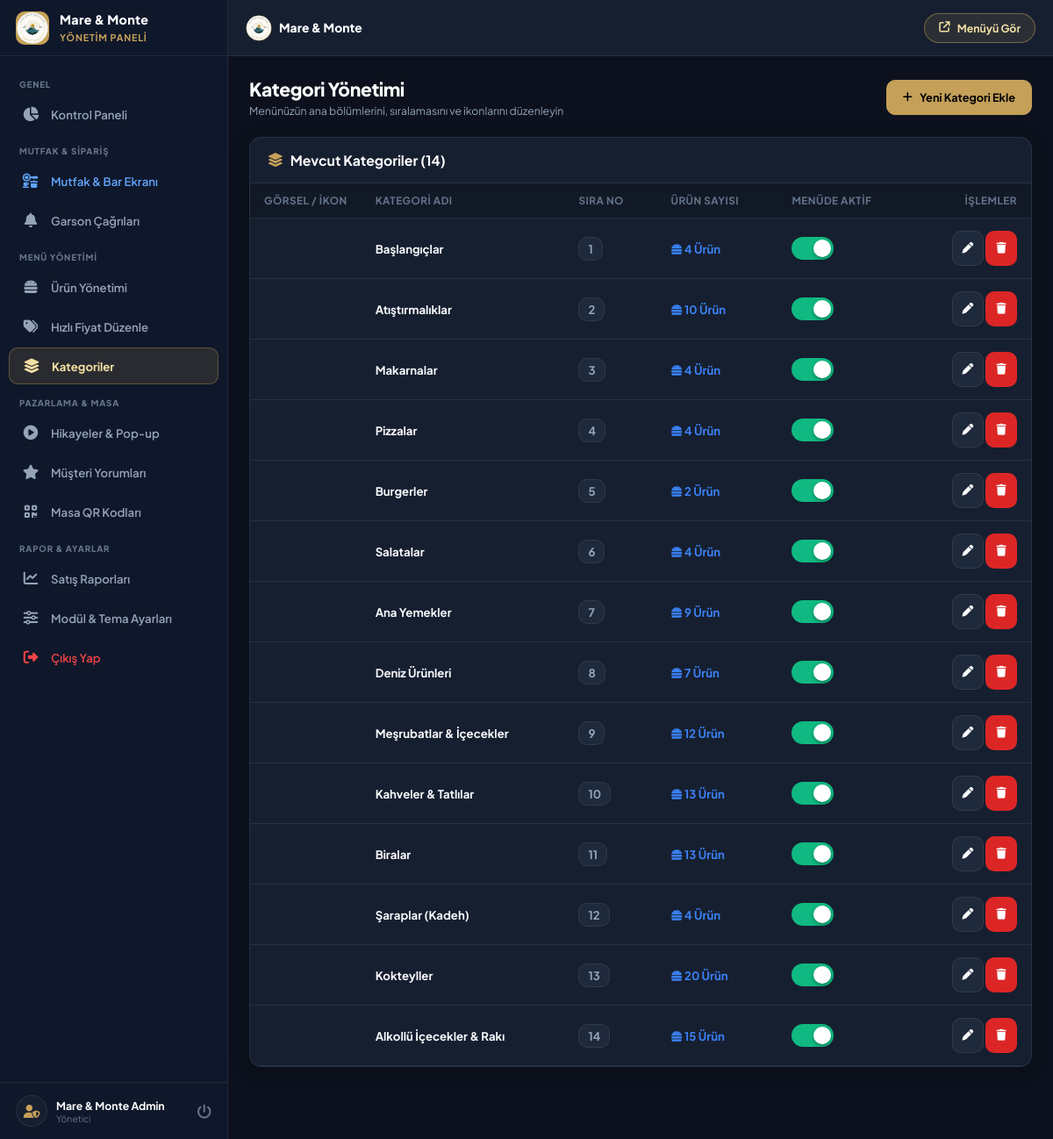
The app's page /admin/categories.php (signed in) with its own data.
### tables this page shows
CREATE TABLE categories (
        id INTEGER PRIMARY KEY AUTOINCREMENT,
        name VARCHAR(150) NOT NULL,
        slug VARCHAR(150),
        icon VARCHAR(100) DEFAULT 'utensils',
        image VARCHAR(255) DEFAULT '',
        name_en VARCHAR(150) DEFAULT '',
        name_ar VARCHAR(150) DEFAULT '',
        name_ru VARCHAR(150) DEFAULT '',
        name_de VARCHAR(150) DEFAULT '',
        sort_order INT DEFAULT 0,
        is_active INT DEFAULT 1,
        created_at DATETIME DEFAULT CURRENT_TIMESTAMP
    );

### admin/categories.php (the view, shortened to what this page needs)
<?php
require_once __DIR__ . '/header.php';
$stmt = $pdo->query("SELECT c.*, COUNT(p.id) as product_count FROM categories c LEFT JOIN products p ON c.id = p.category_id GROUP BY c.id ORDER BY c.sort_order ASC, c.id ASC");
$categories = $stmt->fetchAll();
?>
<div class="page-header">
    <div class="page-title">
        <h1>Kategori Yönetimi</h1>
        <p>Menünüzün ana bölümlerini, sıralamasını ve ikonlarını düzenleyin</p>
    </div>
    <button type="button" class="btn btn-primary" onclick="openCategoryModal()">
        <i class="fas fa-plus"></i> Yeni Kategori Ekle
    </button>
</div>
<div class="card">
    <div class="card-header">
        <h3 class="card-title"><i class="fas fa-layer-group" style="color:var(--primary);"></i> Mevcut Kategoriler (<?php echo count($categories); ?>)</h3>
    </div>
    <div class="card-body" style="padding: 0;">
        <div class="table-responsive">
            <table class="admin-table">
                <thead>
                    <tr>
                        <th style="width: 60px;">Görsel / İkon</th>
                        <th>Kategori Adı</th>
                        <th>Sıra No</th>
                        <th>Ürün Sayısı</th>
                        <th>Menüde Aktif</th>
                        <th style="text-align: right;">İşlemler</th>
                    </tr>
                </thead>
                <tbody>
                    <?php if (empty($categories)): ?>
                        <tr>
                            <td colspan="6" style="text-align: center; padding: 32px; color: var(--text-dim);">
                                Henüz kategori eklenmedi.
                            </td>
                        </tr>
                    <?php else: ?>
                        <?php foreach ($categories as $c): ?>
                            <tr id="row-category-<?php echo $c['id']; ?>">
                                <td>
                                </td>
                                <td>
                                    <strong><?php echo htmlspecialchars($c['name']); ?></strong>
                                </td>
                                <td>
                                    <span style="font-weight: 700; color: var(--text-muted); background: var(--bg-input); padding: 4px 10px; border-radius: var(--radius-sm); border: 1px solid var(--border);">
                                        <?php echo (int)$c['sort_order']; ?>
                                    </span>
                                </td>
                                <td>
                                    <a href="products.php?category=<?php echo $c['id']; ?>" style="color: var(--info); font-weight: 700; text-decoration: none;">
                                        <i class="fas fa-burger"></i> <?php echo (int)$c['product_count']; ?> Ürün
                                    </a>
                                </td>
                                <td>
                                    <label class="switch">
                                        <span class="slider"></span>
                                    </label>
                                </td>
                                <td style="text-align: right;">
                                    <button type="button" class="btn btn-secondary btn-icon" title="Düzenle" onclick='editCategory(<?php echo json_encode($c); ?>)'>
                                        <i class="fas fa-pen"></i>
                                    </button>
                                    <button type="button" class="btn btn-danger btn-icon btn-delete-item" title="Sil" data-type="category" data-id="<?php echo $c['id']; ?>" data-name="<?php echo htmlspecialchars($c['name']); ?>">
                                        <i class="fas fa-trash"></i>
                                    </button>
                                </td>
                            </tr>
                        <?php endforeach; ?>
                    <?php endif; ?>
                </tbody>
            </table>
        </div>
    </div>
</div>
<?php require_once __DIR__ . '/footer.php'; ?>

### assets/css/admin.css (style rules this page uses)
:root { --primary: #C5A059; --primary-rgb: 197, 160, 89; --primary-hover: #B38E46; --primary-light: #F3E0A5; --primary-dark: #8C6D37; --bg-dark: #090D16; --bg-sidebar: #0F172A; --bg-body: #0C111D; --bg-card: #161F30; --bg-card-hover: #1E293B; --bg-input: #1E293B; --text-main: #F8FAFC; --text-muted: #94A3B8; --text-dim: #64748B; --border: rgba(255, 255, 255, 0.08); --border-focus: rgba(197, 160, 89, 0.5); --success: #10B981; --danger: #EF4444; --warning: #F59E0B; --info: #3B82F6; --radius-xs: 6px; --radius-sm: 10px; --radius-md: 14px; --radius-lg: 20px; --radius-full: 9999px; --sidebar-width: 260px; --header-height: 64px; --bottom-nav-height: 64px; }
*, *::before, *::after { box-sizing: border-box; margin: 0; padding: 0; -webkit-tap-highlight-color: transparent; }
html { font-family: 'Plus Jakarta Sans', -apple-system, BlinkMacSystemFont, sans-serif; font-size: 15px; background-color: var(--bg-body); color: var(--text-main); -webkit-font-smoothing: antialiased; }
body { min-height: 100vh; width: 100%; overflow-x: hidden; background-color: var(--bg-body); color: var(--text-main); display: flex; }
.page-header { display: flex; align-items: center; justify-content: space-between; margin-bottom: 22px; flex-wrap: wrap; gap: 14px; }
.page-title h1 { font-size: 1.4rem; font-weight: 800; color: #fff; letter-spacing: -0.3px; }
.page-title p { font-size: 0.82rem; color: var(--text-muted); margin-top: 3px; }
.card { background: var(--bg-card); border: 1px solid var(--border); border-radius: var(--radius-md); overflow: hidden; box-shadow: 0 4px 20px rgba(0,0,0,0.25); margin-bottom: 22px; width: 100%; box-sizing: border-box; }
.card-header { padding: 16px 20px; border-bottom: 1px solid var(--border); display: flex; align-items: center; justify-content: space-between; flex-wrap: wrap; gap: 10px; }
.card-title { font-size: 1.05rem; font-weight: 700; color: #fff; display: flex; align-items: center; gap: 8px; }
.card-body { padding: 20px; box-sizing: border-box; }
.btn { display: inline-flex; align-items: center; gap: 8px; padding: 10px 18px; border-radius: var(--radius-sm); font-family: inherit; font-size: 0.85rem; font-weight: 700; cursor: pointer; text-decoration: none; border: 1px solid transparent; transition: all 0.2s ease; min-height: 40px; }
.btn-primary { background: var(--primary); color: #000; border-color: var(--primary); }
.btn-secondary { background: var(--bg-input); color: var(--text-main); border-color: var(--border); }
.btn-danger { background: #dc2626; color: #fff; }
.btn-icon { width: 36px; height: 36px; padding: 0; display: inline-flex; align-items: center; justify-content: center; border-radius: var(--radius-sm); }
.switch { position: relative; display: inline-block; width: 48px; height: 26px; flex-shrink: 0; }
.slider { position: absolute; cursor: pointer; inset: 0; background-color: #334155; transition: .3s cubic-bezier(0.4, 0, 0.2, 1); border-radius: 26px; }
.slider:before { position: absolute; content: ""; height: 20px; width: 20px; left: 3px; bottom: 3px; background-color: white; transition: .3s cubic-bezier(0.4, 0, 0.2, 1); border-radius: 50%; box-shadow: 0 2px 4px rgba(0,0,0,0.3); }
input:checked + .slider { background-color: var(--success); }
input:checked + .slider:before { transform: translateX(22px); }
.table-responsive { width: 100%; overflow-x: auto; -webkit-overflow-scrolling: touch; }
.admin-table { width: 100%; border-collapse: collapse; text-align: left; }
.admin-table th { background: rgba(0, 0, 0, 0.2); padding: 12px 16px; font-size: 0.78rem; font-weight: 700; color: var(--text-dim); text-transform: uppercase; letter-spacing: 0.5px; border-bottom: 1px solid var(--border); white-space: nowrap; }
.admin-table td { padding: 14px 16px; border-bottom: 1px solid var(--border); font-size: 0.88rem; vertical-align: middle; }

### records on screen
categories: name "Başlangıçlar", sort_order "1", product_count "4"
categories: name "Atıştırmalıklar", sort_order "2", product_count "10"
categories: name "Makarnalar", sort_order "3", product_count "4"
categories: name "Pizzalar", sort_order "4", product_count "4"
categories: name "Burgerler", sort_order "5", product_count "2"
categories: name "Salatalar", sort_order "6", product_count "4"
categories: name "Ana Yemekler", sort_order "7", product_count "9"
categories: name "Deniz Ürünleri", sort_order "8", product_count "7"
categories: name "Meşrubatlar & İçecekler", sort_order "9", product_count "12"
categories: name "Kahveler & Tatlılar", sort_order "10", product_count "13"
categories: name "Biralar", sort_order "11", product_count "13"
categories: name "Şaraplar (Kadeh)", sort_order "12", product_count "4"
categories: name "Kokteyller", sort_order "13", product_count "20"
categories: name "Alkollü İçecekler & Rakı", sort_order "14", product_count "15"

### other values on screen
$adminName "Mare & Monte Admin"
count($categories) "14"
